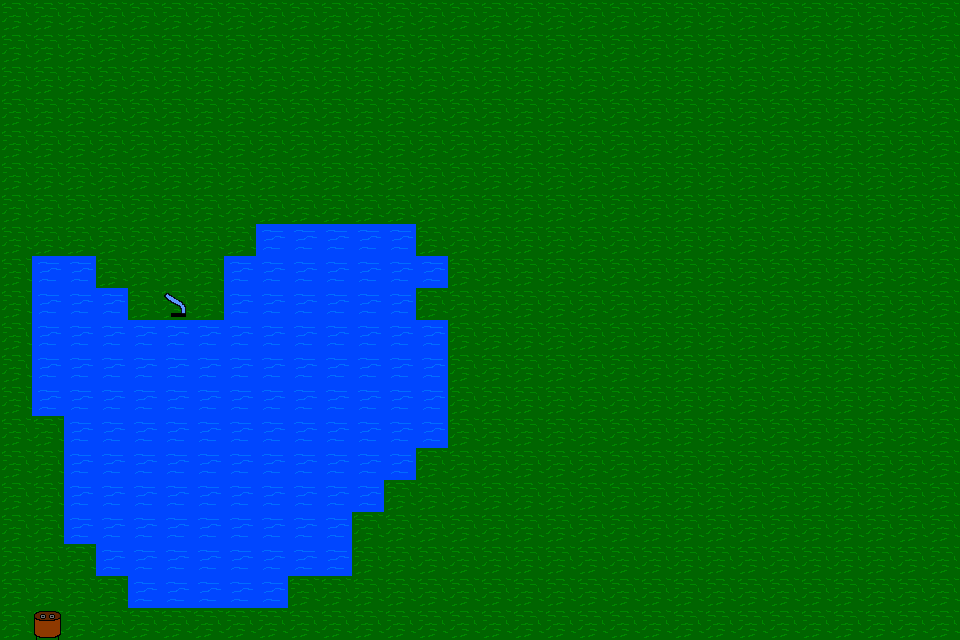

Rendered tile map (Tiled .tmx) drawn with the repository's tilesets; below, a short description and the full map source, tile grids included:
An orthogonal 30x20 tile map with 32x32 px tiles, 2 tile layers (Ground, Wall), 2 tilesets.

<map version="1.10" tiledversion="1.10.2" orientation="orthogonal" renderorder="right-down" width="30" height="20" tilewidth="32" tileheight="32" infinite="0" nextlayerid="4" nextobjectid="1">
 <tileset firstgid="1" source="tileset.tsx" />
 <tileset firstgid="17" source="items.tsx" />
 <layer id="1" name="Ground" width="30" height="20">
  <data encoding="csv">
1,1,1,1,1,1,1,1,1,1,1,1,1,1,1,1,1,1,1,1,1,1,1,1,1,1,1,1,1,1,
1,1,1,1,1,1,1,1,1,1,1,1,1,1,1,1,1,1,1,1,1,1,1,1,1,1,1,1,1,1,
1,1,1,1,1,1,1,1,1,1,1,1,1,1,1,1,1,1,1,1,1,1,1,1,1,1,1,1,1,1,
1,1,1,1,1,1,1,1,1,1,1,1,1,1,1,1,1,1,1,1,1,1,1,1,1,1,1,1,1,1,
1,1,1,1,1,1,1,1,1,1,1,1,1,1,1,1,1,1,1,1,1,1,1,1,1,1,1,1,1,1,
1,1,1,1,1,1,1,1,1,1,1,1,1,1,1,1,1,1,1,1,1,1,1,1,1,1,1,1,1,1,
1,1,1,1,1,1,1,1,1,1,1,1,1,1,1,1,1,1,1,1,1,1,1,1,1,1,1,1,1,1,
1,1,1,1,1,1,1,1,2,2,2,2,2,1,1,1,1,1,1,1,1,1,1,1,1,1,1,1,1,1,
1,2,2,1,1,1,1,2,2,2,2,2,2,2,1,1,1,1,1,1,1,1,1,1,1,1,1,1,1,1,
1,2,2,2,1,1,1,2,2,2,2,2,2,1,1,1,1,1,1,1,1,1,1,1,1,1,1,1,1,1,
1,2,2,2,2,2,2,2,2,2,2,2,2,2,1,1,1,1,1,1,1,1,1,1,1,1,1,1,1,1,
1,2,2,2,2,2,2,2,2,2,2,2,2,2,1,1,1,1,1,1,1,1,1,1,1,1,1,1,1,1,
1,2,2,2,2,2,2,2,2,2,2,2,2,2,1,1,1,1,1,1,1,1,1,1,1,1,1,1,1,1,
1,1,2,2,2,2,2,2,2,2,2,2,2,2,1,1,1,1,1,1,1,1,1,1,1,1,1,1,1,1,
1,1,2,2,2,2,2,2,2,2,2,2,2,1,1,1,1,1,1,1,1,1,1,1,1,1,1,1,1,1,
1,1,2,2,2,2,2,2,2,2,2,2,1,1,1,1,1,1,1,1,1,1,1,1,1,1,1,1,1,1,
1,1,2,2,2,2,2,2,2,2,2,1,1,1,1,1,1,1,1,1,1,1,1,1,1,1,1,1,1,1,
1,1,1,2,2,2,2,2,2,2,2,1,1,1,1,1,1,1,1,1,1,1,1,1,1,1,1,1,1,1,
1,1,1,1,2,2,2,2,2,1,1,1,1,1,1,1,1,1,1,1,1,1,1,1,1,1,1,1,1,1,
1,1,1,1,1,1,1,1,1,1,1,1,1,1,1,1,1,1,1,1,1,1,1,1,1,1,1,1,1,1
</data>
 </layer>
 <layer id="2" name="Wall" width="30" height="20">
  <data encoding="csv">
0,0,0,0,0,0,0,0,0,0,0,0,0,0,0,0,0,0,0,0,0,0,0,0,0,0,0,0,0,0,
0,0,0,0,0,0,0,0,0,0,0,0,0,0,0,0,0,0,0,0,0,0,0,0,0,0,0,0,0,0,
0,0,0,0,0,0,0,0,0,0,0,0,0,0,0,0,0,0,0,0,0,0,0,0,0,0,0,0,0,0,
0,0,0,0,0,0,0,0,0,0,0,0,0,0,0,0,0,0,0,0,0,0,0,0,0,0,0,0,0,0,
0,0,0,0,0,0,0,0,0,0,0,0,0,0,0,0,0,0,0,0,0,0,0,0,0,0,0,0,0,0,
0,0,0,0,0,0,0,0,0,0,0,0,0,0,0,0,0,0,0,0,0,0,0,0,0,0,0,0,0,0,
0,0,0,0,0,0,0,0,0,0,0,0,0,0,0,0,0,0,0,0,0,0,0,0,0,0,0,0,0,0,
0,0,0,0,0,0,0,0,0,0,0,0,0,0,0,0,0,0,0,0,0,0,0,0,0,0,0,0,0,0,
0,0,0,0,0,0,0,0,0,0,0,0,0,0,0,0,0,0,0,0,0,0,0,0,0,0,0,0,0,0,
0,0,0,0,0,3,0,0,0,0,0,0,0,0,0,0,0,0,0,0,0,0,0,0,0,0,0,0,0,0,
0,0,0,0,0,0,0,0,0,0,0,0,0,0,0,0,0,0,0,0,0,0,0,0,0,0,0,0,0,0,
0,0,0,0,0,0,0,0,0,0,0,0,0,0,0,0,0,0,0,0,0,0,0,0,0,0,0,0,0,0,
0,0,0,0,0,0,0,0,0,0,0,0,0,0,0,0,0,0,0,0,0,0,0,0,0,0,0,0,0,0,
0,0,0,0,0,0,0,0,0,0,0,0,0,0,0,0,0,0,0,0,0,0,0,0,0,0,0,0,0,0,
0,0,0,0,0,0,0,0,0,0,0,0,0,0,0,0,0,0,0,0,0,0,0,0,0,0,0,0,0,0,
0,0,0,0,0,0,0,0,0,0,0,0,0,0,0,0,0,0,0,0,0,0,0,0,0,0,0,0,0,0,
0,0,0,0,0,0,0,0,0,0,0,0,0,0,0,0,0,0,0,0,0,0,0,0,0,0,0,0,0,0,
0,0,0,0,0,0,0,0,0,0,0,0,0,0,0,0,0,0,0,0,0,0,0,0,0,0,0,0,0,0,
0,0,0,0,0,0,0,0,0,0,0,0,0,0,0,0,0,0,0,0,0,0,0,0,0,0,0,0,0,0,
0,5,0,0,0,0,0,0,0,0,0,0,0,0,0,0,0,0,0,0,0,0,0,0,0,0,0,0,0,0
</data>
 </layer>
</map>
